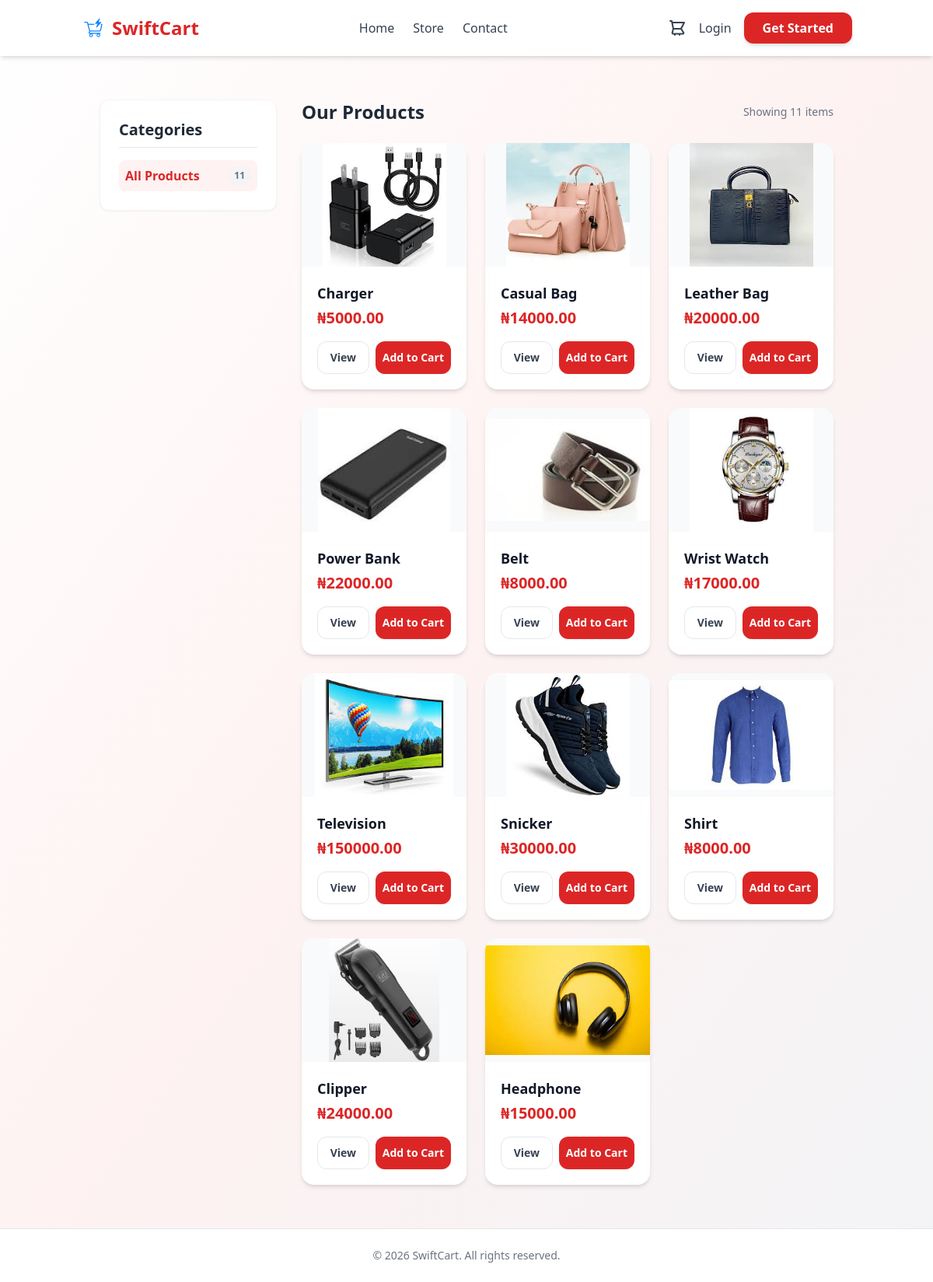
/store/, run on the app's committed database.
### store/models.py (models this page shows, shortened)
class Product(models.Model):
    name = models.CharField(max_length=200)
    price = models.DecimalField(max_digits=10, decimal_places=2, default=0)
    category = models.ForeignKey(Category, on_delete=models.SET_NULL, null=True, blank=True)
    digital = models.BooleanField(default=False, null=True, blank=True)
    stock_count = models.IntegerField(default=10, null=True, blank=True)
    image = models.ImageField(null=True, blank=True, upload_to='products/')
    @property
    def imageURL(self):
        try:
            url = self.image.url
        except ValueError:
            url = ''
        return url

### store/views.py (the view)
# urls.py: path('', include('store.urls')),  # Include the store app URLs
def store(request):
    data = get_cart_data(request)
    cart_items = data['cart_items']
    category_slug = request.GET.get('category')
    categories = Category.objects.all()
    product_list = Product.objects.all().order_by('-id')
    if category_slug:
        product_list = product_list.filter(category__slug=category_slug)
    paginator = Paginator(product_list, 12)  # Increased count for better store experience
    page_number = request.GET.get('page')
    page_obj = paginator.get_page(page_number)
    context = {
        'products': page_obj.object_list,
        'page_obj': page_obj,
        'cart_items': cart_items,
        'categories': categories,
        'current_category': category_slug,
    }
    return render(request, 'store/store.html', context)

### store/context_processors.py (called while the page is built)
def cart_item_count(request):
    data = get_cart_data(request)
    return {
        'cart_items_count': data['cart_items_count']
    }

### store/utils.py (called while the page is built, shortened)
def get_cart_data(request):
    cart = request.session.get('cart', {})
    cart_items_count = 0
    for item in cart.values():
        if isinstance(item, dict):
            cart_items_count += item.get('quantity', 0)
        else:
            cart_items_count += item  # assume it's an int
    return {
        'cart_items_count': cart_items_count,
        'cart_items': cart,
    }

### store/templates/store/store.html (shortened to what this page needs)
{% extends 'store/main.html' %}
{% load static %}
{% block content %}
<div class="container mx-auto px-4 py-8">
    <div class="flex flex-col md:flex-row gap-8">
        <aside class="w-full md:w-1/4">
            <div class="bg-white p-6 rounded-xl shadow-sm border border-gray-100 sticky top-24">
                <h3 class="text-xl font-bold mb-4 text-gray-800 border-b pb-2">Categories</h3>
                <ul class="space-y-2">
                    <li>
                        <a href="{% url 'store' %}"
                           class="flex items-center justify-between p-2 rounded-lg transition-colors {% if not current_category %}bg-red-50 text-red-600 font-semibold{% else %}text-gray-600 hover:bg-gray-50{% endif %}">
                            <span>All Products</span>
                            <span class="text-xs bg-gray-100 px-2 py-1 rounded-full text-gray-500">{{ products.count }}</span>
                        </a>
                    </li>
                </ul>
            </div>
        </aside>
        <main class="w-full md:w-3/4">
            <div class="flex justify-between items-center mb-6">
                <h2 class="text-2xl font-bold text-gray-800">
                    {% if current_category %}
                        {{ current_category|title }}
                    {% else %}
                        Our Products
                    {% endif %}
                </h2>
                <p class="text-gray-500 text-sm">Showing {{ products.count }} items</p>
            </div>
            <div class="grid grid-cols-1 sm:grid-cols-2 lg:grid-cols-3 gap-6">
                {% for product in products %}
                <div class="bg-white shadow-md rounded-2xl overflow-hidden flex flex-col hover:shadow-xl transition-all duration-300 group">
                    <div class="relative overflow-hidden">
                        <div class="aspect-[4/3] bg-gray-50 flex items-center justify-center">
                            <img src="{{ product.imageURL }}" alt="{{ product.name }}" class="w-full h-full object-contain transform group-hover:scale-105 transition-transform duration-500">
                        </div>
                    </div>
                    <div class="p-5 flex-grow">
                        <h3 class="text-gray-900 font-bold text-lg mb-1 truncate">{{ product.name }}</h3>
                        <p class="text-red-600 font-extrabold text-xl mb-4">&#8358;{{ product.price }}</p>
                        <div class="flex gap-2">
                            <a href="{% url 'product_detail' product.id %}"
                               class="flex-1 inline-flex items-center justify-center bg-white border border-gray-200 text-gray-700 py-2.5 rounded-xl text-sm font-bold hover:bg-gray-50 transition-all duration-200">
                                View
                            </a>
                            <button data-product="{{ product.id }}" data-action="add"
                                    class="add-to-cart-btn flex-[1.5] inline-flex items-center justify-center {% if product.stock_count == 0 %}bg-gray-400 cursor-not-allowed{% else %}bg-red-600 hover:bg-red-700{% endif %} text-white py-2.5 rounded-xl text-sm font-bold transition-all duration-200 shadow-sm active:scale-95">
                                Add to Cart
                            </button>
                        </div>
                    </div>
                </div>
                {% empty %}
                <div class="col-span-full py-20 text-center">
                    <p class="text-gray-500 text-lg">No products found in this category.</p>
                </div>
                {% endfor %}
            </div>
        </main>
    </div>
</div>
{% endblock %}

### static/css/main.css (style rules this page uses)
body { font-family: 'Segoe UI', Tahoma, Geneva, Verdana, sans-serif; }
a { transition: background 0.2s ease-in-out; }
button { transition: background 0.2s ease-in-out; }

### data on the page
Product: imageURL (picture), name "Charger", price "5000.00"
Product: imageURL (picture), name "Casual Bag", price "14000.00"
Product: imageURL (picture), name "Leather Bag", price "20000.00"
Product: imageURL (picture), name "Power Bank", price "22000.00"
Product: imageURL (picture), name "Belt", price "8000.00"
Product: imageURL (picture), name "Wrist Watch", price "17000.00"
Product: imageURL (picture), name "Television", price "150000.00"
Product: imageURL (picture), name "Snicker", price "30000.00"
Product: imageURL (picture), name "Shirt", price "8000.00"
Product: imageURL (picture), name "Clipper", price "24000.00"
Product: imageURL (picture), name "Headphone", price "15000.00"

### other printed values
{{ products.count }} "11"
